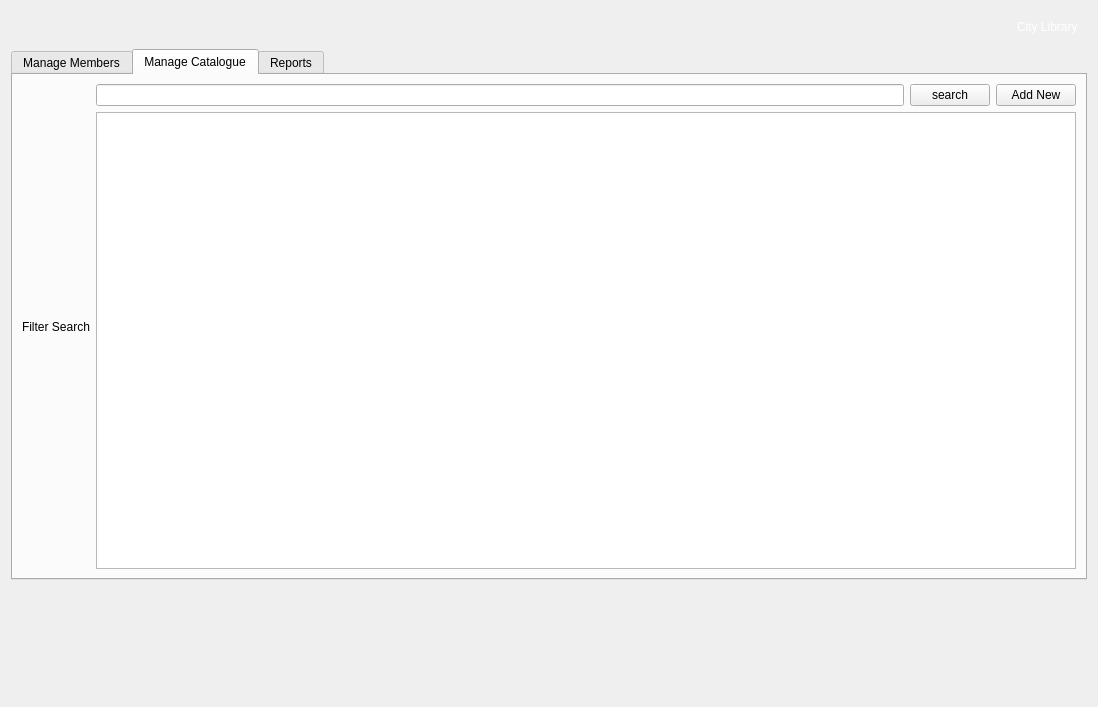
<?xml version="1.0" encoding="UTF-8"?>
<ui version="4.0">
 <class>AdminView</class>
 <widget class="QWidget" name="AdminView">
  <property name="geometry">
   <rect>
    <x>0</x>
    <y>0</y>
    <width>1098</width>
    <height>707</height>
   </rect>
  </property>
  <property name="windowTitle">
   <string>Form</string>
  </property>
  <layout class="QVBoxLayout" name="verticalLayout">
   <item>
    <widget class="QWidget" name="bannerBackground" native="true">
     <property name="maximumSize">
      <size>
       <width>16777215</width>
       <height>150</height>
      </size>
     </property>
     <property name="styleSheet">
      <string notr="true">#bannerBackground {
	background-image: url(:/branding/images/brand/background.jpg);
}</string>
     </property>
     <layout class="QHBoxLayout" name="horizontalLayout" stretch="1,0">
      <item>
       <widget class="QLabel" name="bannerLogo">
        <property name="text">
         <string/>
        </property>
        <property name="pixmap">
         <pixmap resource="images.qrc">:/branding/images/brand/logoSmall.png</pixmap>
        </property>
       </widget>
      </item>
      <item>
       <widget class="QLabel" name="bannerTitle">
        <property name="styleSheet">
         <string notr="true">#bannerTitle {
	color: rgb(255, 255, 255);
	font: 700 60pt &quot;Segoe UI&quot;;
}</string>
        </property>
        <property name="text">
         <string>City Library</string>
        </property>
       </widget>
      </item>
     </layout>
    </widget>
   </item>
   <item>
    <widget class="QTabWidget" name="adminTabs">
     <property name="currentIndex">
      <number>1</number>
     </property>
     <widget class="QWidget" name="accountTab">
      <attribute name="title">
       <string>Manage Members</string>
      </attribute>
      <layout class="QVBoxLayout" name="verticalLayout_2">
       <item>
        <layout class="QGridLayout" name="gridLayout_2">
         <item row="1" column="0">
          <layout class="QGridLayout" name="phoneGrid">
           <item row="0" column="0">
            <widget class="QLabel" name="phoneLabel">
             <property name="text">
              <string>Phone</string>
             </property>
            </widget>
           </item>
           <item row="0" column="1">
            <widget class="QLineEdit" name="phoneLineEdit"/>
           </item>
          </layout>
         </item>
         <item row="1" column="1">
          <layout class="QGridLayout" name="emailGrid">
           <item row="0" column="0">
            <widget class="QLabel" name="emailLabel">
             <property name="text">
              <string>Email</string>
             </property>
            </widget>
           </item>
           <item row="0" column="1">
            <widget class="QLineEdit" name="emailLineEdit"/>
           </item>
          </layout>
         </item>
         <item row="0" column="1">
          <layout class="QGridLayout" name="accountNumberGrid">
           <item row="0" column="0">
            <widget class="QLabel" name="label_2">
             <property name="text">
              <string>Account #</string>
             </property>
            </widget>
           </item>
           <item row="0" column="1">
            <widget class="QLineEdit" name="lineEdit_2"/>
           </item>
          </layout>
         </item>
         <item row="0" column="0">
          <layout class="QGridLayout" name="nameGrid">
           <item row="0" column="0">
            <widget class="QLabel" name="nameLabel">
             <property name="text">
              <string>Name</string>
             </property>
            </widget>
           </item>
           <item row="0" column="1">
            <widget class="QLineEdit" name="nameLineEdit"/>
           </item>
          </layout>
         </item>
        </layout>
       </item>
       <item>
        <layout class="QVBoxLayout" name="memberDisplayLayout">
         <item>
          <widget class="QLabel" name="memberListLabel">
           <property name="text">
            <string>Member List</string>
           </property>
          </widget>
         </item>
         <item>
          <widget class="QListWidget" name="membersList">
           <property name="styleSheet">
            <string notr="true"/>
           </property>
          </widget>
         </item>
        </layout>
       </item>
      </layout>
     </widget>
     <widget class="QWidget" name="catalogueTab">
      <attribute name="title">
       <string>Manage Catalogue</string>
      </attribute>
      <layout class="QHBoxLayout" name="horizontalLayout_3">
       <item>
        <layout class="QVBoxLayout" name="verticalLayout_5">
         <item>
          <widget class="QLabel" name="label_3">
           <property name="text">
            <string>Filter Search</string>
           </property>
          </widget>
         </item>
        </layout>
       </item>
       <item>
        <layout class="QVBoxLayout" name="searchLayout">
         <item>
          <layout class="QHBoxLayout" name="searchBarLayout">
           <item>
            <widget class="QLineEdit" name="searchLineEdit"/>
           </item>
           <item>
            <widget class="QPushButton" name="searchButton">
             <property name="text">
              <string>search</string>
             </property>
            </widget>
           </item>
           <item>
            <widget class="QPushButton" name="addButton">
             <property name="text">
              <string>Add New</string>
             </property>
            </widget>
           </item>
          </layout>
         </item>
         <item>
          <widget class="QListWidget" name="bookList"/>
         </item>
        </layout>
       </item>
      </layout>
     </widget>
     <widget class="QWidget" name="reportsTab">
      <attribute name="title">
       <string>Reports</string>
      </attribute>
      <layout class="QVBoxLayout" name="verticalLayout_4">
       <item>
        <layout class="QHBoxLayout" name="horizontalLayout_2">
         <item>
          <widget class="QPushButton" name="pushButton">
           <property name="text">
            <string>New Members</string>
           </property>
          </widget>
         </item>
         <item>
          <widget class="QPushButton" name="pushButton_2">
           <property name="text">
            <string>Overdue Books</string>
           </property>
          </widget>
         </item>
        </layout>
       </item>
       <item>
        <layout class="QVBoxLayout" name="verticalLayout_3">
         <item>
          <widget class="QLabel" name="label">
           <property name="text">
            <string>TextLabel</string>
           </property>
          </widget>
         </item>
         <item>
          <widget class="QListWidget" name="listWidget"/>
         </item>
        </layout>
       </item>
      </layout>
     </widget>
    </widget>
   </item>
   <item>
    <widget class="QWidget" name="footerBackground" native="true">
     <property name="minimumSize">
      <size>
       <width>0</width>
       <height>110</height>
      </size>
     </property>
     <property name="maximumSize">
      <size>
       <width>16777215</width>
       <height>110</height>
      </size>
     </property>
     <layout class="QGridLayout" name="gridLayout" columnstretch="0,0,0">
      <item row="0" column="2">
       <spacer name="horizontalSpacer_2">
        <property name="orientation">
         <enum>Qt::Orientation::Horizontal</enum>
        </property>
        <property name="sizeHint" stdset="0">
         <size>
          <width>40</width>
          <height>20</height>
         </size>
        </property>
       </spacer>
      </item>
      <item row="0" column="1">
       <widget class="QLabel" name="footerLogo">
        <property name="text">
         <string/>
        </property>
        <property name="pixmap">
         <pixmap resource="images.qrc">:/branding/images/brand/logoSmall.png</pixmap>
        </property>
       </widget>
      </item>
      <item row="0" column="0">
       <spacer name="horizontalSpacer">
        <property name="orientation">
         <enum>Qt::Orientation::Horizontal</enum>
        </property>
        <property name="sizeHint" stdset="0">
         <size>
          <width>472</width>
          <height>5</height>
         </size>
        </property>
       </spacer>
      </item>
     </layout>
    </widget>
   </item>
  </layout>
 </widget>
 <resources>
  <include location="images.qrc"/>
 </resources>
 <connections/>
</ui>
